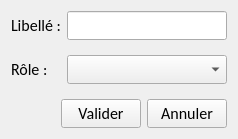
<?xml version="1.0" encoding="UTF-8"?>
<ui version="4.0">
 <class>GuiAjoutModifierActeur</class>
 <widget class="QWidget" name="GuiAjoutModifierActeur">
  <property name="windowModality">
   <enum>Qt::ApplicationModal</enum>
  </property>
  <property name="geometry">
   <rect>
    <x>0</x>
    <y>0</y>
    <width>238</width>
    <height>139</height>
   </rect>
  </property>
  <property name="font">
   <font>
    <family>Calibri</family>
    <pointsize>12</pointsize>
   </font>
  </property>
  <property name="windowTitle">
   <string>Modification Acteur</string>
  </property>
  <layout class="QVBoxLayout" name="verticalLayout">
   <item>
    <layout class="QFormLayout" name="formLayout">
     <item row="0" column="0">
      <widget class="QLabel" name="lblLibelle">
       <property name="text">
        <string>Libellé :</string>
       </property>
      </widget>
     </item>
     <item row="0" column="1">
      <widget class="QLineEdit" name="leSaisieLibelle"/>
     </item>
     <item row="2" column="0">
      <widget class="QLabel" name="lblCategorie">
       <property name="sizePolicy">
        <sizepolicy hsizetype="Expanding" vsizetype="Preferred">
         <horstretch>0</horstretch>
         <verstretch>0</verstretch>
        </sizepolicy>
       </property>
       <property name="text">
        <string>Rôle :</string>
       </property>
      </widget>
     </item>
     <item row="1" column="1">
      <spacer name="verticalSpacer">
       <property name="orientation">
        <enum>Qt::Vertical</enum>
       </property>
       <property name="sizeHint" stdset="0">
        <size>
         <width>20</width>
         <height>40</height>
        </size>
       </property>
      </spacer>
     </item>
     <item row="3" column="1">
      <spacer name="verticalSpacer_2">
       <property name="orientation">
        <enum>Qt::Vertical</enum>
       </property>
       <property name="sizeHint" stdset="0">
        <size>
         <width>20</width>
         <height>40</height>
        </size>
       </property>
      </spacer>
     </item>
     <item row="2" column="1">
      <widget class="QComboBox" name="cbRole"/>
     </item>
    </layout>
   </item>
   <item>
    <layout class="QHBoxLayout" name="horizontalLayout">
     <item>
      <spacer name="horizontalSpacer">
       <property name="orientation">
        <enum>Qt::Horizontal</enum>
       </property>
       <property name="sizeHint" stdset="0">
        <size>
         <width>40</width>
         <height>20</height>
        </size>
       </property>
      </spacer>
     </item>
     <item>
      <widget class="QPushButton" name="btnValider">
       <property name="text">
        <string>Valider</string>
       </property>
       <property name="icon">
        <iconset resource="../../SeboApp.qrc">
         <normaloff>:/SeboApp/Resources/valider.png</normaloff>:/SeboApp/Resources/valider.png</iconset>
       </property>
      </widget>
     </item>
     <item>
      <widget class="QPushButton" name="btnAnnuler">
       <property name="text">
        <string>Annuler</string>
       </property>
       <property name="icon">
        <iconset resource="../../SeboApp.qrc">
         <normaloff>:/SeboApp/Resources/Annuler.png</normaloff>:/SeboApp/Resources/Annuler.png</iconset>
       </property>
      </widget>
     </item>
    </layout>
   </item>
  </layout>
 </widget>
 <layoutdefault spacing="6" margin="11"/>
 <resources>
  <include location="../../SeboApp.qrc"/>
 </resources>
 <connections>
  <connection>
   <sender>btnAnnuler</sender>
   <signal>clicked()</signal>
   <receiver>GuiAjoutModifierActeur</receiver>
   <slot>close()</slot>
   <hints>
    <hint type="sourcelabel">
     <x>188</x>
     <y>115</y>
    </hint>
    <hint type="destinationlabel">
     <x>118</x>
     <y>69</y>
    </hint>
   </hints>
  </connection>
 </connections>
</ui>
